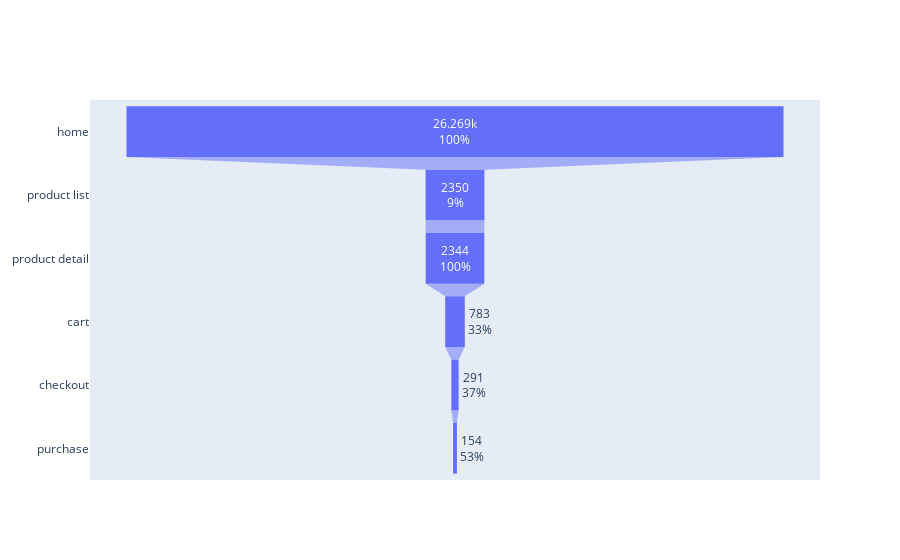

Notebook code cell kept with this figure:
### Code cell
import plotly.graph_objects as go

fig = go.Figure(
    go.Funnel(
        orientation='h',
        y=['home', 'product list', 'product detail', 'cart', 'checkout', 'purchase'],
        x=df_t['funnels'],
        # textposition='inside',
        textinfo='value+percent previous'
    )
)
fig.show()

### Figure 1 — Plotly figure (JSON) as saved in the notebook; plotly's stock layout.template omitted (floating-point values rounded to 4 significant figures)
{"data": [{"name": "Direct", "orientation": "h", "textinfo": "value+percent previous", "type": "funnel", "x": [26269, 2350, 2344, 783, 291, 154], "y": ["home", "product list", "product detail", "cart", "checkout", "purchase"]}], "layout": {}}
